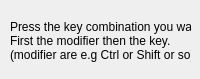
<ui version="4.0" >
 <class>grepShortcutKey</class>
 <widget class="QWidget" name="grepShortcutKeyDlg" >
  <property name="windowModality" >
   <enum>Qt::ApplicationModal</enum>
  </property>
  <property name="geometry" >
   <rect>
    <x>0</x>
    <y>0</y>
    <width>200</width>
    <height>79</height>
   </rect>
  </property>
  <property name="minimumSize" >
   <size>
    <width>200</width>
    <height>79</height>
   </size>
  </property>
  <property name="maximumSize" >
   <size>
    <width>200</width>
    <height>79</height>
   </size>
  </property>
  <property name="contextMenuPolicy" >
   <enum>Qt::NoContextMenu</enum>
  </property>
  <property name="windowTitle" >
   <string>grep Shortcutkey</string>
  </property>
  <widget class="QLabel" name="label" >
   <property name="geometry" >
    <rect>
     <x>10</x>
     <y>10</y>
     <width>181</width>
     <height>61</height>
    </rect>
   </property>
   <property name="contextMenuPolicy" >
    <enum>Qt::NoContextMenu</enum>
   </property>
   <property name="text" >
    <string>Press the key combination you want.
First the modifier then the key.
(modifier are e.g Ctrl or Shift or so)</string>
   </property>
  </widget>
 </widget>
 <resources/>
 <connections/>
</ui>
